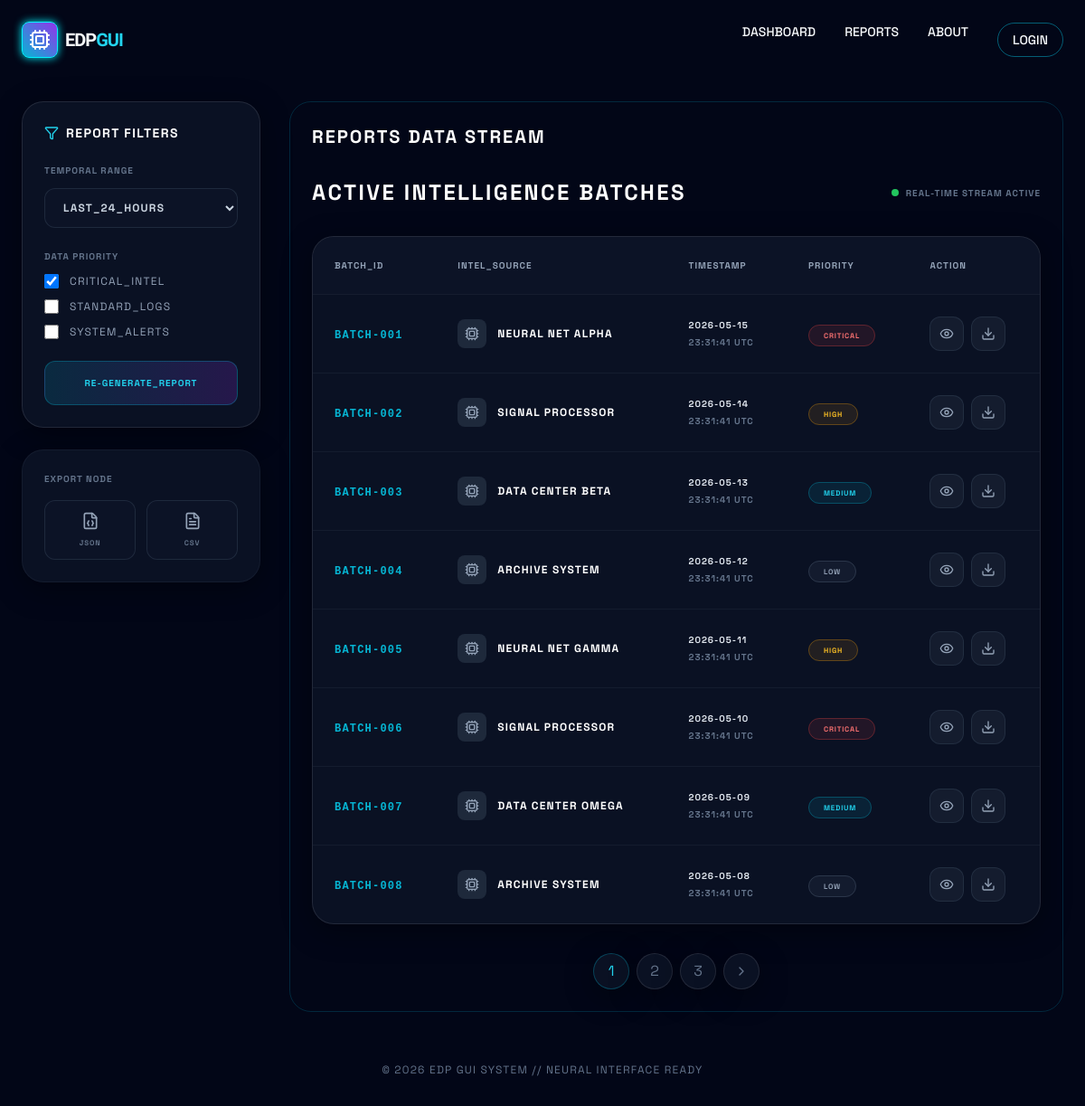
The app's page /reports.php with its own data.
### tables this page shows
CREATE TABLE IF NOT EXISTS intelligence_batches (
  id INT PRIMARY KEY AUTO_INCREMENT,
  batch_id VARCHAR(20) UNIQUE NOT NULL,
  source VARCHAR(100) NOT NULL,
  priority VARCHAR(20),
  created_at TIMESTAMP DEFAULT CURRENT_TIMESTAMP
);

### includes/db_edp.php (called while the page is built, shortened)
<?php
function getIntelligenceBatches($pdo) {
    if ($pdo) {
        try {
            $data = $pdo->query("SELECT * FROM intelligence_batches")->fetchAll();
            if (!empty($data)) return $data;
        } catch (Exception $e) {}
    }
    $batches = [];
    return $batches;
}
?>

### reports.php (the view, shortened to what this page needs)
<?php
include 'includes/base.php';
include 'includes/db_edp.php';
$batches = getIntelligenceBatches($pdo);
?>
<div class="w-full max-w-7xl mx-auto grid grid-cols-1 md:grid-cols-4 gap-8">
    <aside class="md:col-span-1 space-y-6">
        <div class="glass-card p-6">
            <h3 class="text-white font-black uppercase tracking-widest text-sm mb-6 flex items-center space-x-2">
                <i data-lucide="filter" class="w-4 h-4 text-cyan-400"></i>
                <span>Report Filters</span>
            </h3>
            <form class="space-y-6">
                <div>
                    <label class="block text-[10px] font-bold uppercase tracking-widest text-slate-500 mb-3">Temporal Range</label>
                    <select class="w-full bg-slate-900/50 border border-slate-700/50 rounded-xl py-3 px-4 text-xs font-bold uppercase tracking-widest text-slate-300 focus:outline-none focus:border-cyan-500/50 transition-all">
                        <option>LAST_24_HOURS</option>
                    </select>
                </div>
                <div>
                    <label class="block text-[10px] font-bold uppercase tracking-widest text-slate-500 mb-3">Data Priority</label>
                    <div class="space-y-3">
                        <label class="flex items-center space-x-3 cursor-pointer group">
                            <input type="checkbox" checked class="w-4 h-4 rounded border-slate-700 bg-slate-900 text-cyan-500 focus:ring-cyan-500/20">
                            <span class="text-xs uppercase tracking-widest text-slate-400 group-hover:text-slate-200 transition-colors">CRITICAL_INTEL</span>
                        </label>
                        <label class="flex items-center space-x-3 cursor-pointer group">
                            <input type="checkbox" class="w-4 h-4 rounded border-slate-700 bg-slate-900 text-purple-500 focus:ring-purple-500/20">
                            <span class="text-xs uppercase tracking-widest text-slate-400 group-hover:text-slate-200 transition-colors">STANDARD_LOGS</span>
                        </label>
                        <label class="flex items-center space-x-3 cursor-pointer group">
                            <input type="checkbox" class="w-4 h-4 rounded border-slate-700 bg-slate-900 text-amber-500 focus:ring-amber-500/20">
                            <span class="text-xs uppercase tracking-widest text-slate-400 group-hover:text-slate-200 transition-colors">SYSTEM_ALERTS</span>
                        </label>
                    </div>
                </div>
                <button type="button" class="w-full py-4 bg-gradient-to-r from-cyan-600/20 to-purple-600/20 border border-cyan-500/30 rounded-xl font-black uppercase tracking-widest text-[10px] text-cyan-400 hover:from-cyan-600 hover:to-purple-600 hover:text-white transition-all">
                    RE-GENERATE_REPORT
                </button>
            </form>
        </div>
        <div class="glass-card p-6 border-slate-800/50">
            <h4 class="text-slate-500 text-[10px] font-bold uppercase tracking-widest mb-4">Export Node</h4>
            <div class="grid grid-cols-2 gap-3">
                <button class="p-3 bg-slate-900/50 border border-slate-700/50 rounded-xl hover:border-cyan-500/50 transition-all flex flex-col items-center justify-center space-y-2 group">
                    <i data-lucide="file-json" class="w-5 h-5 text-slate-400 group-hover:text-cyan-400"></i>
                    <span class="text-[8px] font-bold uppercase tracking-widest text-slate-500">JSON</span>
                </button>
                <button class="p-3 bg-slate-900/50 border border-slate-700/50 rounded-xl hover:border-purple-500/50 transition-all flex flex-col items-center justify-center space-y-2 group">
                    <i data-lucide="file-text" class="w-5 h-5 text-slate-400 group-hover:text-purple-400"></i>
                    <span class="text-[8px] font-bold uppercase tracking-widest text-slate-500">CSV</span>
                </button>
            </div>
        </div>
    </aside>
    <div class="md:col-span-3 space-y-8 min-h-[600px] border border-cyan-500/20 p-6 rounded-3xl">
        <h2 class="text-white text-xl font-bold uppercase tracking-widest mb-6">Reports Data Stream</h2>
        <div class="flex items-center justify-between">
            <h2 class="text-2xl font-black text-white uppercase tracking-widest">Active Intelligence Batches</h2>
            <div class="text-[10px] font-bold uppercase tracking-widest text-slate-500 flex items-center space-x-2">
                <span class="w-2 h-2 bg-green-500 rounded-full animate-ping"></span>
                <span>Real-time Stream Active</span>
            </div>
        </div>
        <div class="glass-card overflow-hidden">
            <table class="w-full text-left border-collapse">
                <thead>
                    <tr class="bg-slate-900/50 border-b border-slate-800/50">
                        <th class="p-6 text-[10px] font-black uppercase tracking-widest text-slate-400">BATCH_ID</th>
                        <th class="p-6 text-[10px] font-black uppercase tracking-widest text-slate-400">INTEL_SOURCE</th>
                        <th class="p-6 text-[10px] font-black uppercase tracking-widest text-slate-400">TIMESTAMP</th>
                        <th class="p-6 text-[10px] font-black uppercase tracking-widest text-slate-400">PRIORITY</th>
                        <th class="p-6 text-[10px] font-black uppercase tracking-widest text-slate-400">ACTION</th>
                    </tr>
                </thead>
                <tbody class="divide-y divide-slate-800/50">
                    <?php
                    $priorities = ['CRITICAL', 'HIGH', 'MEDIUM', 'LOW'];
                    $colors = ['text-red-400', 'text-amber-400', 'text-cyan-400', 'text-slate-400'];
                    $bg_colors = ['bg-red-500/10 border-red-500/30', 'bg-amber-500/10 border-amber-500/30', 'bg-cyan-500/10 border-cyan-500/30', 'bg-slate-500/10 border-slate-500/30'];
                    foreach($batches as $batch):
                        $p_idx = array_search($batch['priority'], $priorities);
                    ?>
                    <tr class="hover:bg-cyan-500/5 transition-colors group">
                        <td class="p-6">
                            <span class="text-xs font-mono text-cyan-500 font-bold uppercase tracking-widest"><?php echo $batch['batch_id']; ?></span>
                        </td>
                        <td class="p-6">
                            <div class="flex items-center space-x-3">
                                <div class="w-8 h-8 rounded-lg bg-slate-800 flex items-center justify-center group-hover:bg-slate-700 transition-colors">
                                    <i data-lucide="cpu" class="w-4 h-4 text-slate-400 group-hover:text-cyan-400"></i>
                                </div>
                                <span class="text-xs font-bold uppercase tracking-widest text-white"><?php echo $batch['source']; ?></span>
                            </div>
                        </td>
                        <td class="p-6">
                            <div class="text-[10px] font-bold uppercase tracking-widest text-slate-200"><?php echo date('Y-m-d', strtotime($batch['created_at'])); ?></div>
                            <div class="text-[10px] font-bold uppercase tracking-widest text-slate-500 mt-1"><?php echo date('H:i:s', strtotime($batch['created_at'])); ?> UTC</div>
                        </td>
                        <td class="p-6">
                            <span class="px-4 py-1.5 border rounded-full text-[8px] font-black uppercase tracking-widest <?php echo $bg_colors[$p_idx]; ?> <?php echo $colors[$p_idx]; ?>">
                                <?php echo $batch['priority']; ?>
                            </span>
                        </td>
                        <td class="p-6">
                            <div class="flex space-x-2">
                                <button class="p-2.5 bg-slate-800/50 hover:bg-cyan-500/20 rounded-xl text-slate-400 hover:text-cyan-400 transition-all border border-slate-700/50 hover:border-cyan-500/50">
                                    <i data-lucide="eye" class="w-4 h-4"></i>
                                </button>
                                <button class="p-2.5 bg-slate-800/50 hover:bg-purple-500/20 rounded-xl text-slate-400 hover:text-purple-400 transition-all border border-slate-700/50 hover:border-purple-500/50">
                                    <i data-lucide="download" class="w-4 h-4"></i>
                                </button>
                            </div>
                        </td>
                    </tr>
                    <?php endforeach; ?>
                </tbody>
            </table>
        </div>
        <div class="flex justify-center space-x-2">
            <button class="w-10 h-10 glass-card flex items-center justify-center text-cyan-400 border-cyan-500/30">1</button>
            <button class="w-10 h-10 glass-card flex items-center justify-center text-slate-500 hover:text-white transition-all">2</button>
            <button class="w-10 h-10 glass-card flex items-center justify-center text-slate-500 hover:text-white transition-all">3</button>
            <button class="w-10 h-10 glass-card flex items-center justify-center text-slate-500 hover:text-white transition-all">
                <i data-lucide="chevron-right" class="w-4 h-4"></i>
            </button>
        </div>
    </div>
</div>

### includes/base.php (style rules this page uses)
:root { --neon-blue: #00f3ff; --neon-purple: #bc13fe; --neon-magenta: #ff00ff; --glass-bg: rgba(15, 23, 42, 0.7); --glass-border: rgba(255, 255, 255, 0.1); }
body { font-family: 'Space Grotesk', sans-serif; background: #020617; color: #f8fafc; overflow-x: hidden; overflow-y: auto; margin: 0; padding: 0; min-height: 100vh; }
.glass-card { background: var(--glass-bg); backdrop-filter: blur(12px); border: 1px solid var(--glass-border); border-radius: 24px; box-shadow: 0 8px 32px 0 rgba(0, 0, 0, 0.37); transition: all 0.3s ease; }
.glass-card { position: relative; z-index: 60; }

### records on screen
intelligence_batches: batch "BATCH-001", source "NEURAL NET ALPHA", created_at "2026-05-15", created_at "23:31:41", priority "CRITICAL"
intelligence_batches: batch "BATCH-002", source "SIGNAL PROCESSOR", created_at "2026-05-14", created_at "23:31:41", priority "HIGH"
intelligence_batches: batch "BATCH-003", source "DATA CENTER BETA", created_at "2026-05-13", created_at "23:31:41", priority "MEDIUM"
intelligence_batches: batch "BATCH-004", source "ARCHIVE SYSTEM", created_at "2026-05-12", created_at "23:31:41", priority "LOW"
intelligence_batches: batch "BATCH-005", source "NEURAL NET GAMMA", created_at "2026-05-11", created_at "23:31:41", priority "HIGH"
intelligence_batches: batch "BATCH-006", source "SIGNAL PROCESSOR", created_at "2026-05-10", created_at "23:31:41", priority "CRITICAL"
intelligence_batches: batch "BATCH-007", source "DATA CENTER OMEGA", created_at "2026-05-09", created_at "23:31:41", priority "MEDIUM"
intelligence_batches: batch "BATCH-008", source "ARCHIVE SYSTEM", created_at "2026-05-08", created_at "23:31:41", priority "LOW"
